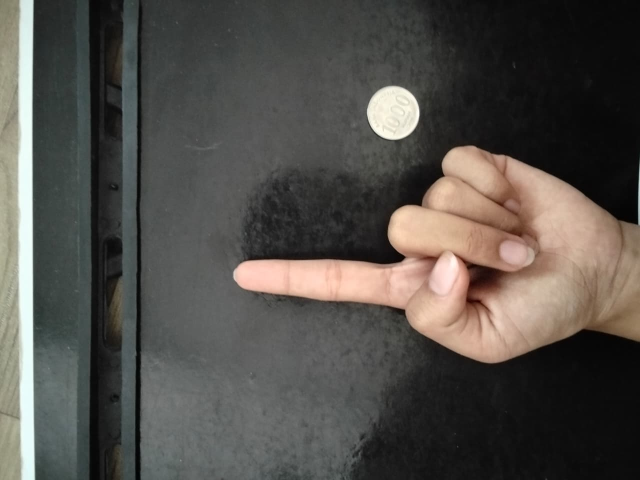
#> input picture docs/notebook/sample/sample1_best.jpeg, 1280 x 960 px (shown at 1/2 size)
$ jupyter execute main.ipynb
#> lines starting #> are read from the running program, lines starting #| are printed output that depends on the picture; after the words box and inside, x2 and y2 are one past the last pixel; in counts of white or black regions, pixels touching at a corner belong together; long printed decimals are rounded
[cell 1]
import cv2
import numpy as np
import matplotlib.pyplot as plt

def show(img, title="Image"):
    plt.imshow(img, cmap='gray')
    plt.title(title)
    plt.axis('off')
    plt.show()

[cell 2]
image_path = "sample/sample1_best.jpeg"  # ganti sesuai file kamu

img_bgr = cv2.imread(image_path)
#> img_bgr is the input picture: shape (960, 1280, 3); mean B, G, R 74.7, 79.5, 83
img_rgb = cv2.cvtColor(img_bgr, cv2.COLOR_BGR2RGB)

show(img_rgb, "Original Image")

[cell 3]
gray = cv2.cvtColor(img_bgr, cv2.COLOR_BGR2GRAY)
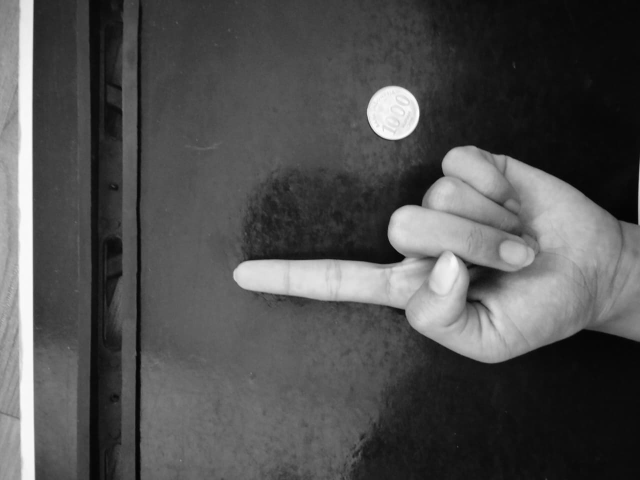
#> gray: shape (960, 1280) (shown at 1/2 size); min 0, max 254, mean 80

show(gray, "Grayscale")

[cell 4]
blur = cv2.GaussianBlur(gray, (5, 5), 0)

show(blur, "Gaussian Blur")

[cell 5]
# threshold untuk pisahkan tangan dari background
_, thresh = cv2.threshold(gray, 125, 255, cv2.THRESH_BINARY)
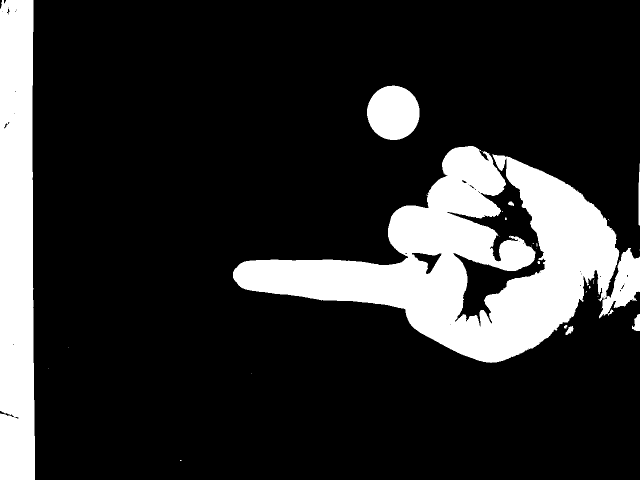
#> thresh: shape (960, 1280) (shown at 1/2 size); 17.9% white; 30 white regions (21 under 20 px), largest, box (x1, y1, x2, y2) and area: (466, 292, 1280, 726) 145766, (0, 0, 70, 960) 63854, (734, 171, 839, 280) 8990

show(thresh, "Threshold")

# morphology untuk bersihkan noise
kernel = np.ones((7,7), np.uint8)
closed = cv2.morphologyEx(thresh, cv2.MORPH_CLOSE, kernel)
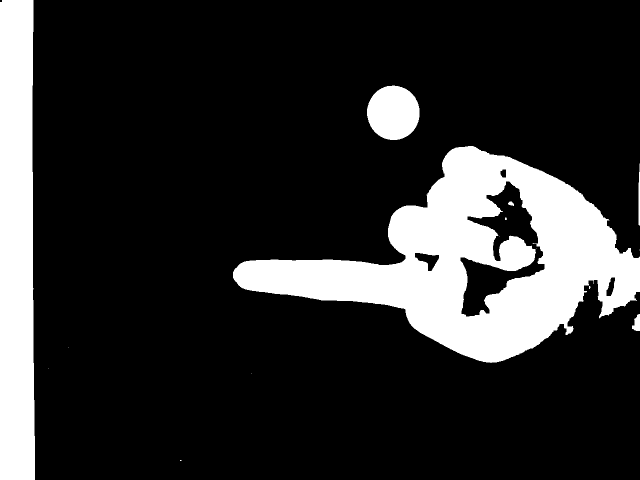
#> closed: shape (960, 1280) (shown at 1/2 size); 18.1% white; 15 white regions (9 under 20 px)

show(closed, "After Morphology (Better Mask)")

[cell 6]
# Gunakan gambar grayscale + blur (lebih stabil)
img_blur = cv2.GaussianBlur(gray, (9, 9), 2)

circles = cv2.HoughCircles(
    img_blur,
    cv2.HOUGH_GRADIENT,
    dp=1.2,
    minDist=100,
    param1=100,
    param2=30,
    minRadius=20,
    maxRadius=200
)
#> circles = [[786.6, 225, 52.4], [959.4, 580.2, 132.6], [822.6, 462.6, 48.08], [497.4, 550.2, 28.52], [922.2, 329.4, 36.68], [857.4, 619.8, 46.76], [969, 473.4, 68.72]]

circle_img = img_rgb.copy()

coin_diameter_pixel = None

if circles is not None:
    circles = np.uint16(np.around(circles))
#> circles = [[787, 225, 52], [959, 580, 133], [823, 463, 48], [497, 550, 29], [922, 329, 37], [857, 620, 47], [969, 473, 69]]

    for i in circles[0, :]:
        x, y, r = i

        # gambar lingkaran
        cv2.circle(circle_img, (x, y), r, (0,255,0), 2)
        cv2.circle(circle_img, (x, y), 2, (255,0,0), 3)

        # ambil lingkaran pertama sebagai koin
        coin_diameter_pixel = 2 * r
        break
#> this loop made 1 pass
#> (x, y, r, coin_diameter_pixel) on pass 1: (787, 225, 52, 104)
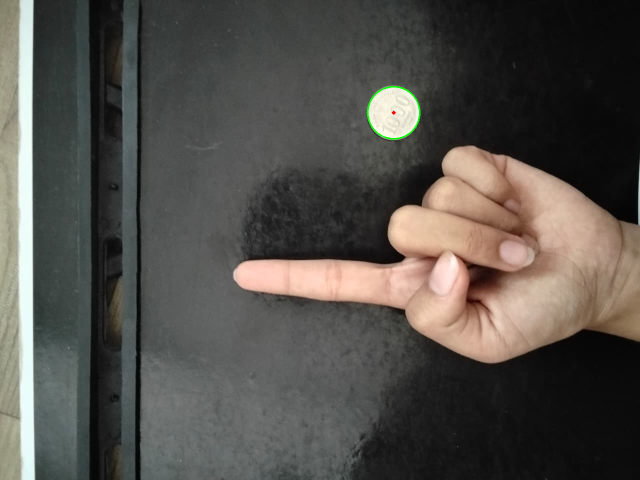
#> circle_img: shape (960, 1280, 3) (shown at 1/2 size); mean R, G, B 82.8, 79.6, 74.6

show(circle_img, "Hough Circle Detection (Coin)")

print("Diameter koin (pixel):", coin_diameter_pixel)
#| Diameter koin (pixel): 104

[cell 7]
contours, _ = cv2.findContours(closed, cv2.RETR_EXTERNAL, cv2.CHAIN_APPROX_SIMPLE)
#> contours = 11 contours, 6 with area under 20; largest, box (x1, y1, x2, y2) and area: (466, 292, 1280, 726) 165706, (0, 0, 70, 960) 63053, (734, 171, 839, 280) 8838, (1264, 628, 1280, 662) 324, (1277, 327, 1280, 451) 192

candidates = []

for cnt in contours:
    area = cv2.contourArea(cnt)

    print("Area:", area)

    if area > 2000:  # buang koin & noise
        candidates.append(cnt)
#> this loop made 11 passes
#> area on passes 5, 8, 9, 10, 11: 323.5, 191.5, 165706, 8838, 63053
#> (printed output is left out)
#> after the loop, candidates = 3 contours; box (x1, y1, x2, y2) and area: (466, 292, 1280, 726) 165706, (0, 0, 70, 960) 63053, (734, 171, 839, 280) 8838

if len(candidates) == 0:
    raise ValueError("Tidak ada kontur tangan")

# ambil terbesar dari kandidat besar
largest_contour = max(candidates, key=cv2.contourArea)
#> largest_contour = contour of 947 points, box (x1, y1, x2, y2) (466, 292, 1280, 726), area 165706

contour_img = img_rgb.copy()
cv2.drawContours(contour_img, [largest_contour], -1, (0,255,0), 2)
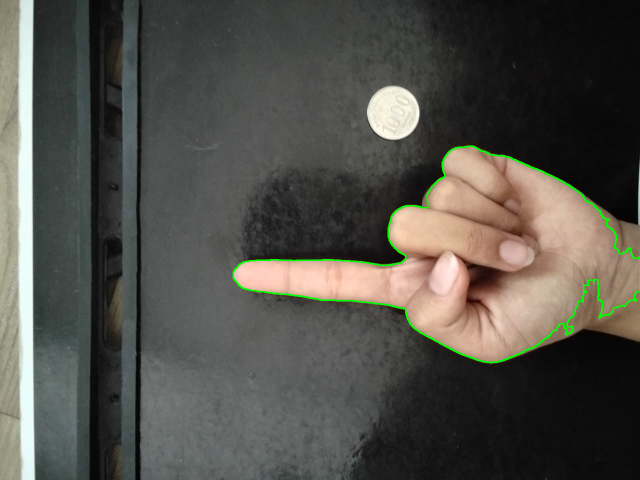
#> contour_img: shape (960, 1280, 3) (shown at 1/2 size); mean R, G, B 82, 80.4, 74

show(contour_img, "Hand Contour (Filtered)")

[cell 8]
mask = np.zeros_like(gray)

cv2.drawContours(mask, [largest_contour], -1, 255, -1)
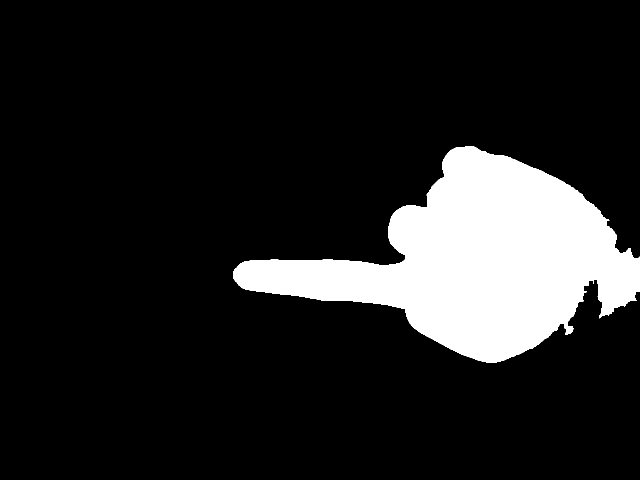
#> mask: shape (960, 1280) (shown at 1/2 size); 13.6% white; 1 white region, box (x1, y1, x2, y2) and area: (466, 292, 1280, 726) 166871

show(mask, "Hand Mask")

[cell 9]
h, w = mask.shape

widths = []
positions = []

# scan banyak baris
for y in range(int(h*0.3), int(h*0.7)):
    row = mask[y]
    white_pixels = np.where(row == 255)[0]

    if len(white_pixels) < 20:
        continue

    left = white_pixels[0]

    # fokus area kiri (jari)
    region = white_pixels[white_pixels < (left + 200)]

    if len(region) < 10:
        continue

    left = region[0]
    right = region[-1]
    width = right - left

    # filter width realistis
    if 40 < width < 150:
        widths.append(width)
        positions.append((y, left, right))
#> this loop made 384 passes
#> (right, width) on passes 7 to 9: (951, 34), (952, 41), (954, 45)
#> after the loop, positions = 28 items, first 6: (295, 911, 952), (296, 909, 954), (297, 907, 955), (298, 904, 957), (299, 903, 958), (300, 902, 961); widths = 28 values, max 148 at index 26, min 41 at index 0, mean 96.29

# validasi
if len(widths) == 0:
    raise ValueError("Tidak ada kandidat lebar jari")

# ambil median (lebih stabil dari average)
finger_width_pixel = int(np.median(widths))
#> finger_width_pixel = 89

# ambil posisi representatif (tengah list)
mid_index = len(positions) // 2
#> mid_index = 14
y, left, right = positions[mid_index]
#> y = 309; left = 893; right = 987

# visualisasi
scan_img = img_rgb.copy()
cv2.line(scan_img, (left, y), (right, y), (255,0,0), 2)
#> scan_img: shape (960, 1280, 3); mean R, G, B 83, 79.5, 74.7

show(scan_img, "Finger Scan (Median)")

print("Semua kandidat width:", widths)
#| Semua kandidat width: [41, 45, 48, 53, 55, 59, 61, 69, 73, 76, 77, 82, 84, 84, 94, 101, 117, 119, 125, 129, 132, 135, 136, 140, 143, 146, 148, 124]
print("Lebar jari (median pixel):", finger_width_pixel)
#| Lebar jari (median pixel): 89

[cell 10]
REAL_COIN_DIAMETER_CM = 2.4  # Rp1000

cm_per_pixel = REAL_COIN_DIAMETER_CM / coin_diameter_pixel
#> cm_per_pixel = 0.0231

finger_width_cm = finger_width_pixel * cm_per_pixel
#> finger_width_cm = 2.05

print("cm per pixel:", cm_per_pixel)
#| cm per pixel: 0.02308
print("Lebar jari (cm):", finger_width_cm)
#| Lebar jari (cm): 2.054

[cell 11]
diameter_mm = finger_width_cm * 10
#> diameter_mm = 20.54

print("Diameter jari (mm):", round(diameter_mm, 2))
#| Diameter jari (mm): 20.54

[cell 12]
# tabel ukuran cincin (diameter dalam mm)
ring_sizes = {
    4: 14.1,
    5: 14.9,
    6: 15.7,
    7: 16.5,
    8: 17.3,
    9: 18.1,
    10: 19.0,
    11: 19.8,
    12: 20.6,
    13: 21.4,
    14: 22.2
}

# cari size terdekat
def get_ring_size(diameter_mm):
#> called with diameter_mm = 20.54
    closest_size = None
    min_diff = float('inf')

    for size, d in ring_sizes.items():
        diff = abs(diameter_mm - d)

        if diff < min_diff:
            min_diff = diff
            closest_size = size
#> this loop made 11 passes
#> (diff, min_diff) on passes 1 to 8: (6.44, 6.44), (5.64, 5.64), (4.84, 4.84), (4.04, 4.04), (3.24, 3.24), (2.44, 2.44), (1.54, 1.54), (0.738, 0.738)
#> after the loop, closest_size = 12; min_diff = 0.0615

    return closest_size, ring_sizes[closest_size]


size, ref_diameter = get_ring_size(diameter_mm)
#> size = 12; ref_diameter = 20.6

print("Diameter hasil (mm):", round(diameter_mm, 2))
#| Diameter hasil (mm): 20.54
print("Ukuran cincin (Indonesia):", size)
#| Ukuran cincin (Indonesia): 12
print("Diameter referensi size (mm):", ref_diameter)
#| Diameter referensi size (mm): 20.6
print("Selisih (error):", round(abs(diameter_mm - ref_diameter), 2), "mm")
#| Selisih (error): 0.06 mm

if diameter_mm < 14 or diameter_mm > 22:
    print("⚠️ Warning: Diameter di luar range normal manusia")

$ run again, with docs/notebook/sample/reversed-sample1.png saved as docs/notebook/sample/sample1_best.jpeg
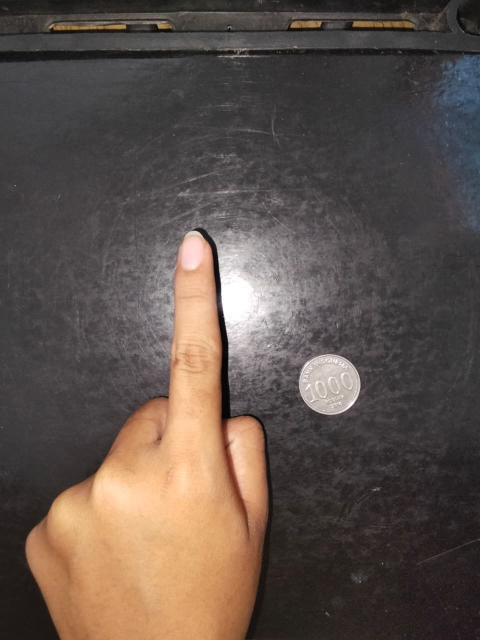
#> input picture docs/notebook/sample/reversed-sample1.png, 960 x 1280 px (shown at 1/2 size)
#> img_bgr is the input picture: shape (1280, 960, 3); mean B, G, R 75.4, 82.4, 94.8
#> thresh: shape (1280, 960); 20.1% white; 390 white regions (330 under 20 px), largest, box (x1, y1, x2, y2) and area: (54, 461, 492, 1280) 182202, (416, 453, 629, 756) 37084, (598, 708, 721, 830) 11866
#> closed: shape (1280, 960); 20.9% white; 138 white regions (117 under 20 px)
#> `circles = cv2.HoughCircles( img_blur, cv2.HOUGH_GRADIENT, dp=1.2, minD..`: circles = [[659.4, 768.6, 60.2], [489, 867, 35.84], [101.4, 1093.8, 50.84], [390.6, 504.6, 43.28], [295.8, 125.4, 83.96], [221.4, 6.6, 51.08]]
#> `circles = np.uint16(np.around(circles))`: circles = [[659, 769, 60], [489, 867, 36], [101, 1094, 51], [391, 505, 43], [296, 125, 84], [221, 7, 51]]
#> the loop `for i in circles[0, :]:` made 1 pass
#> (x, y, r, coin_diameter_pixel) on pass 1: (659, 769, 60, 120)
#> after the loop `for i in circles[0, :]:`:
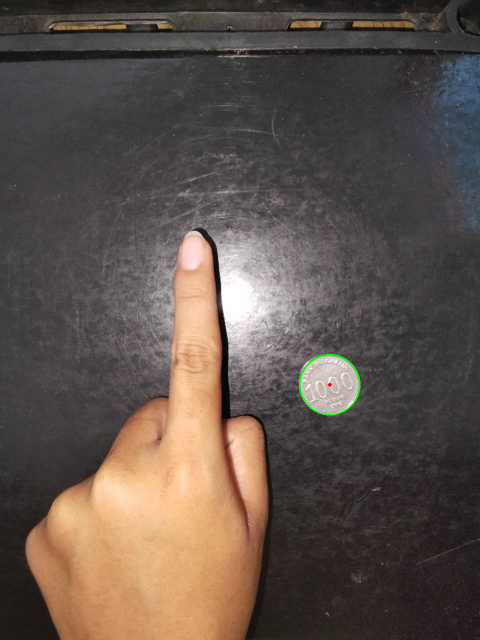
#> circle_img: shape (1280, 960, 3) (shown at 1/2 size); mean R, G, B 94.7, 82.5, 75.2
#| Diameter koin (pixel): 120
#> contours = 138 contours, 122 with area under 20; largest, box (x1, y1, x2, y2) and area: (54, 433, 494, 1280) 187914, (416, 446, 645, 758) 42604, (598, 708, 721, 830) 11702, (455, 837, 529, 1074) 10395, (98, 43, 257, 59) 660
#> the loop `for cnt in contours:` made 138 passes
#> area on passes 8, 27, 28, 78, 85: 10395, 11702, 132, 42604.5, 187914
#> (printed output is left out)
#> after the loop `for cnt in contours:`: candidates = 4 contours; box (x1, y1, x2, y2) and area: (54, 433, 494, 1280) 187914, (416, 446, 645, 758) 42604, (598, 708, 721, 830) 11702, (455, 837, 529, 1074) 10395
#> largest_contour = contour of 974 points, box (x1, y1, x2, y2) (54, 433, 494, 1280), area 187914
#> contour_img: shape (1280, 960, 3); mean R, G, B 93.7, 83.4, 74.7
#> `cv2.drawContours(mask, [largest_contour], -1, 255, -1)`:
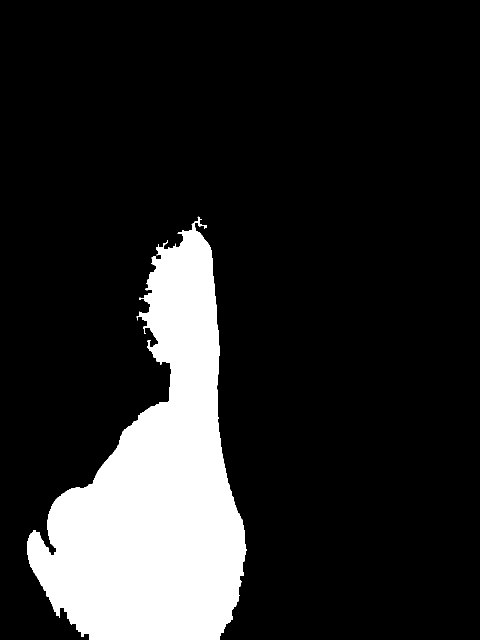
#> mask: shape (1280, 960) (shown at 1/2 size); 15.4% white; 1 white region, box (x1, y1, x2, y2) and area: (54, 433, 494, 1280) 189365
#> the loop `for y in range(int(h*0.3), int(h*0.7)):` made 512 passes
#> after the loop `for y in range(int(h*0.3), int(h*0.7)):`: positions = 327 items, first 6: (464, 356, 397), (465, 356, 399), (466, 355, 400), (467, 356, 401), (478, 367, 408), (479, 367, 409); widths = 327 values, max 149 at index 157, min 41 at index 0, mean 118.1
#> finger_width_pixel = 124
#> mid_index = 163
#> `y, left, right = positions[mid_index]`: y = 660; left = 288; right = 436
#> scan_img: shape (1280, 960, 3); mean R, G, B 94.9, 82.3, 75.3
#> (printed output is left out)
#| Lebar jari (median pixel): 124
#> cm_per_pixel = 0.02
#> finger_width_cm = 2.48
#| cm per pixel: 0.02
#| Lebar jari (cm): 2.48
#> diameter_mm = 24.8
#| Diameter jari (mm): 24.8
#> the loop in get_ring_size, `for size, d in ring_sizes.items():` made 11 passes
#> (diff, min_diff) on passes 1 to 8: (10.7, 10.7), (9.9, 9.9), (9.1, 9.1), (8.3, 8.3), (7.5, 7.5), (6.7, 6.7), (5.8, 5.8), (5, 5)
#> after the loop in get_ring_size, `for size, d in ring_sizes.items():`: closest_size = 14; min_diff = 2.6
#> size = 14; ref_diameter = 22.2
#| Diameter hasil (mm): 24.8
#| Ukuran cincin (Indonesia): 14
#| Diameter referensi size (mm): 22.2
#| Selisih (error): 2.6 mm

$ run again, with docs/notebook/sample/sample2.png saved as docs/notebook/sample/sample1_best.jpeg
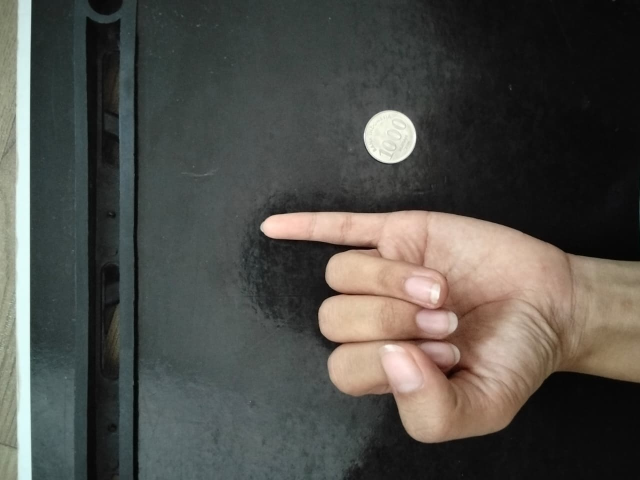
#> input picture docs/notebook/sample/sample2.png, 1280 x 960 px (shown at 1/2 size)
#> img_bgr is the input picture: shape (960, 1280, 3); mean B, G, R 73.4, 78.3, 79.1
#> thresh: shape (960, 1280); 19.4% white; 44 white regions (33 under 20 px), largest, box (x1, y1, x2, y2) and area: (520, 421, 1280, 856) 120268, (0, 0, 64, 960) 56175, (655, 682, 914, 884) 28102
#> closed: shape (960, 1280); 19.8% white; 14 white regions (8 under 20 px)
#> `circles = cv2.HoughCircles( img_blur, cv2.HOUGH_GRADIENT, dp=1.2, minD..`: circles = [[779.4, 274.2, 52.64], [703.8, 733.8, 49.04], [1007.4, 714.6, 92.84], [709.8, 550.2, 59.24], [856.2, 832.2, 53.36], [977.4, 811.8, 53.24], [895.8, 709.8, 23.24], [793.8, 648.6, 48.32]]
#> `circles = np.uint16(np.around(circles))`: circles = [[779, 274, 53], [704, 734, 49], [1007, 715, 93], [710, 550, 59], [856, 832, 53], [977, 812, 53], [896, 710, 23], [794, 649, 48]]
#> the loop `for i in circles[0, :]:` made 1 pass
#> (x, y, r, coin_diameter_pixel) on pass 1: (779, 274, 53, 106)
#> after the loop `for i in circles[0, :]:`:
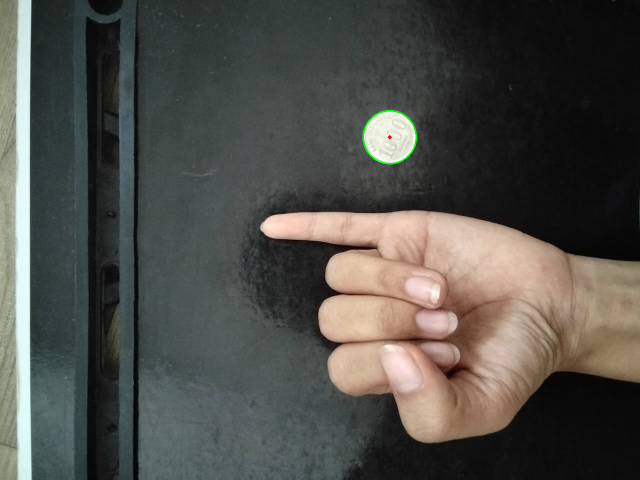
#> circle_img: shape (960, 1280, 3) (shown at 1/2 size); mean R, G, B 79, 78.4, 73.3
#| Diameter koin (pixel): 106
#> contours = 14 contours, 8 with area under 20; largest, box (x1, y1, x2, y2) and area: (520, 421, 1280, 884) 172387, (0, 0, 64, 960) 56515, (727, 220, 833, 327) 8724, (1203, 684, 1280, 745) 3374, (916, 798, 921, 814) 35, (1189, 717, 1200, 725) 31
#> the loop `for cnt in contours:` made 14 passes
#> area on passes 5, 7, 8, 10, 11, 14: 35, 31, 3373.5, 172387, 8724, 56515
#> (printed output is left out)
#> after the loop `for cnt in contours:`: candidates = 4 contours; box (x1, y1, x2, y2) and area: (520, 421, 1280, 884) 172387, (0, 0, 64, 960) 56515, (727, 220, 833, 327) 8724, (1203, 684, 1280, 745) 3374
#> largest_contour = contour of 1502 points, box (x1, y1, x2, y2) (520, 421, 1280, 884), area 172387
#> contour_img: shape (960, 1280, 3); mean R, G, B 77.4, 79.8, 72.3
#> `cv2.drawContours(mask, [largest_contour], -1, 255, -1)`:
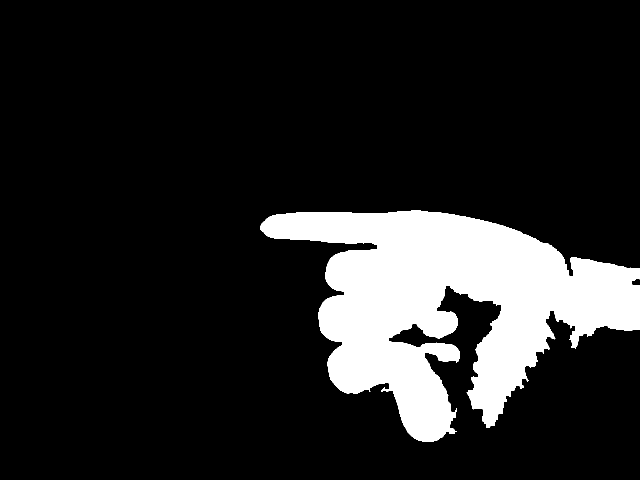
#> mask: shape (960, 1280) (shown at 1/2 size); 14.2% white; 1 white region, box (x1, y1, x2, y2) and area: (520, 421, 1280, 884) 174360
#> the loop `for y in range(int(h*0.3), int(h*0.7)):` made 384 passes
#> after the loop `for y in range(int(h*0.3), int(h*0.7)):`: positions = [(422, 800, 851), (423, 794, 855), (668, 646, 792), (669, 647, 791), (670, 648, 788), (671, 648, 787)]; widths = [51, 61, 146, 144, 140, 139]
#> finger_width_pixel = 139
#> mid_index = 3
#> `y, left, right = positions[mid_index]`: y = 669; left = 647; right = 791
#> scan_img: shape (960, 1280, 3); mean R, G, B 79.1, 78.3, 73.4
#| Semua kandidat width: [51, 61, 146, 144, 140, 139]
#| Lebar jari (median pixel): 139
#> cm_per_pixel = 0.0226
#> finger_width_cm = 3.15
#| cm per pixel: 0.02264
#| Lebar jari (cm): 3.147
#> diameter_mm = 31.47
#| Diameter jari (mm): 31.47
#> the loop in get_ring_size, `for size, d in ring_sizes.items():` made 11 passes
#> (diff, min_diff) on passes 1 to 8: (17.37, 17.37), (16.57, 16.57), (15.77, 15.77), (14.97, 14.97), (14.17, 14.17), (13.37, 13.37), (12.47, 12.47), (11.67, 11.67)
#> after the loop in get_ring_size, `for size, d in ring_sizes.items():`: closest_size = 14; min_diff = 9.27
#> size = 14; ref_diameter = 22.2
#| Diameter hasil (mm): 31.47
#| Ukuran cincin (Indonesia): 14
#| Diameter referensi size (mm): 22.2
#| Selisih (error): 9.27 mm
